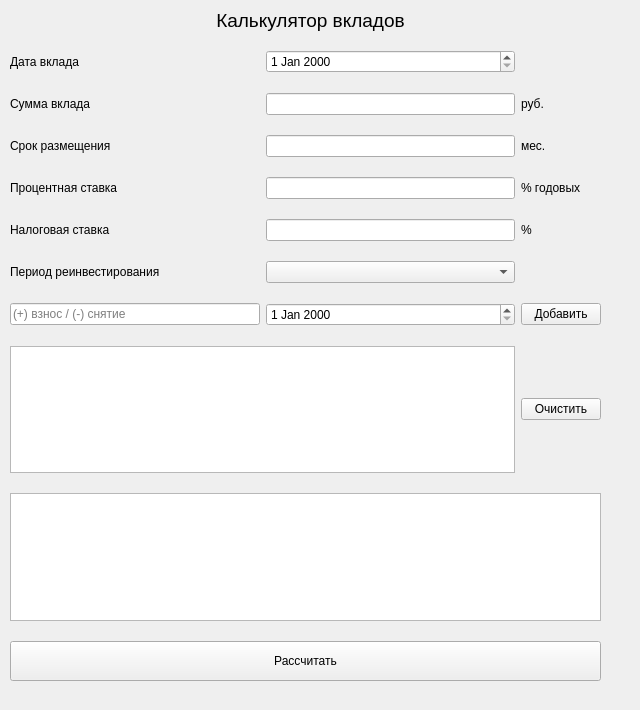
<?xml version="1.0" encoding="UTF-8"?>
<ui version="4.0">
 <class>Deposit</class>
 <widget class="QWidget" name="Deposit">
  <property name="geometry">
   <rect>
    <x>0</x>
    <y>0</y>
    <width>640</width>
    <height>710</height>
   </rect>
  </property>
  <property name="windowTitle">
   <string>Form</string>
  </property>
  <widget class="QLabel" name="label">
   <property name="geometry">
    <rect>
     <x>170</x>
     <y>0</y>
     <width>281</width>
     <height>41</height>
    </rect>
   </property>
   <property name="font">
    <font>
     <pointsize>14</pointsize>
    </font>
   </property>
   <property name="text">
    <string>Калькулятор вкладов</string>
   </property>
   <property name="alignment">
    <set>Qt::AlignCenter</set>
   </property>
  </widget>
  <widget class="QWidget" name="gridLayoutWidget">
   <property name="geometry">
    <rect>
     <x>10</x>
     <y>50</y>
     <width>591</width>
     <height>631</height>
    </rect>
   </property>
   <layout class="QGridLayout" name="gridLayout">
    <property name="verticalSpacing">
     <number>20</number>
    </property>
    <item row="3" column="2">
     <widget class="QLabel" name="label_6">
      <property name="text">
       <string>% годовых</string>
      </property>
     </widget>
    </item>
    <item row="0" column="1">
     <widget class="QDateEdit" name="d_date"/>
    </item>
    <item row="8" column="0" colspan="3">
     <widget class="QTextEdit" name="d_data">
      <property name="minimumSize">
       <size>
        <width>0</width>
        <height>60</height>
       </size>
      </property>
     </widget>
    </item>
    <item row="3" column="1">
     <widget class="QLineEdit" name="d_int"/>
    </item>
    <item row="2" column="2">
     <widget class="QLabel" name="label_4">
      <property name="text">
       <string>мес.</string>
      </property>
     </widget>
    </item>
    <item row="3" column="0">
     <widget class="QLabel" name="label_8">
      <property name="text">
       <string>Процентная ставка</string>
      </property>
     </widget>
    </item>
    <item row="4" column="0">
     <widget class="QLabel" name="label_9">
      <property name="text">
       <string>Налоговая ставка</string>
      </property>
     </widget>
    </item>
    <item row="1" column="1">
     <widget class="QLineEdit" name="d_value"/>
    </item>
    <item row="0" column="0">
     <widget class="QLabel" name="label_2">
      <property name="text">
       <string>Дата вклада</string>
      </property>
     </widget>
    </item>
    <item row="4" column="1">
     <widget class="QLineEdit" name="d_tax"/>
    </item>
    <item row="1" column="0">
     <widget class="QLabel" name="label_7">
      <property name="text">
       <string>Сумма вклада</string>
      </property>
     </widget>
    </item>
    <item row="5" column="0">
     <widget class="QLabel" name="label_11">
      <property name="text">
       <string>Период реинвестирования</string>
      </property>
     </widget>
    </item>
    <item row="1" column="2">
     <widget class="QLabel" name="label_3">
      <property name="text">
       <string>руб.</string>
      </property>
     </widget>
    </item>
    <item row="4" column="2">
     <widget class="QLabel" name="label_10">
      <property name="text">
       <string>%</string>
      </property>
     </widget>
    </item>
    <item row="2" column="1">
     <widget class="QLineEdit" name="d_term"/>
    </item>
    <item row="2" column="0">
     <widget class="QLabel" name="label_5">
      <property name="text">
       <string>Срок размещения</string>
      </property>
     </widget>
    </item>
    <item row="9" column="0" colspan="3">
     <widget class="QPushButton" name="btn_calc">
      <property name="minimumSize">
       <size>
        <width>0</width>
        <height>40</height>
       </size>
      </property>
      <property name="text">
       <string>Рассчитать</string>
      </property>
     </widget>
    </item>
    <item row="6" column="1">
     <widget class="QDateEdit" name="d_add_date"/>
    </item>
    <item row="6" column="2">
     <widget class="QPushButton" name="btn_add">
      <property name="text">
       <string>Добавить</string>
      </property>
     </widget>
    </item>
    <item row="7" column="0" colspan="2">
     <widget class="QTextEdit" name="d_add_display">
      <property name="minimumSize">
       <size>
        <width>0</width>
        <height>0</height>
       </size>
      </property>
     </widget>
    </item>
    <item row="7" column="2">
     <widget class="QPushButton" name="btn_clr_displ">
      <property name="text">
       <string>Очистить</string>
      </property>
     </widget>
    </item>
    <item row="6" column="0">
     <widget class="QLineEdit" name="d_add_value">
      <property name="placeholderText">
       <string>(+) взнос / (-) снятие</string>
      </property>
     </widget>
    </item>
    <item row="5" column="1">
     <widget class="QComboBox" name="d_reinvest"/>
    </item>
   </layout>
  </widget>
 </widget>
 <resources/>
 <connections/>
</ui>
